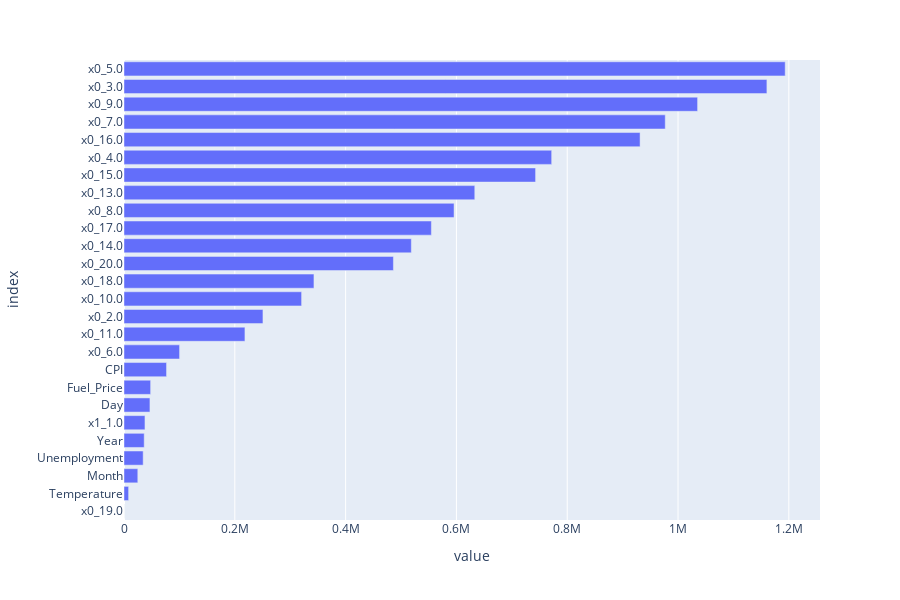

This figure's notebook cell:
### Code cell
import plotly.express as px
fig = px.bar(feature_importance, orientation = 'h')
fig.update_layout(showlegend = False, 
                  margin = {'l': 120}, # to avoid cropping of column names
                  height=600
                 )
fig.show()

### Figure 1 — Plotly figure (JSON) as saved in the notebook; plotly's stock layout.template omitted (floating-point values rounded to 4 significant figures)
{"data": [{"alignmentgroup": "True", "hovertemplate": "variable=coefficients<br>value=%{x}<br>index=%{y}<extra></extra>", "legendgroup": "coefficients", "marker": {"color": "#636efa", "pattern": {"shape": ""}}, "name": "coefficients", "offsetgroup": "coefficients", "orientation": "h", "showlegend": true, "textposition": "auto", "type": "bar", "x": [0, 8338.0, 24910.0, 34600.0, 36460.0, 37860.0, 46810.0, 48060.0, 76780.0, 100300.0, 218300.0, 250800.0, 320600.0, 342800.0, 486300.0, 518600.0, 554800.0, 595700.0, 633100.0, 742900.0, 771900.0, 931500.0, 976900.0, 1035000.0, 1160000.0, 1193000.0], "xaxis": "x", "y": ["x0_19.0", "Temperature", "Month", "Unemployment", "Year", "x1_1.0", "Day", "Fuel_Price", "CPI", "x0_6.0", "x0_11.0", "x0_2.0", "x0_10.0", "x0_18.0", "x0_20.0", "x0_14.0", "x0_17.0", "x0_8.0", "x0_13.0", "x0_15.0", "x0_4.0", "x0_16.0", "x0_7.0", "x0_9.0", "x0_3.0", "x0_5.0"], "yaxis": "y"}], "layout": {"barmode": "relative", "height": 600, "legend": {"title": {"text": "variable"}, "tracegroupgap": 0}, "margin": {"l": 120, "t": 60}, "showlegend": false, "xaxis": {"anchor": "y", "domain": [0, 1], "title": {"text": "value"}}, "yaxis": {"anchor": "x", "domain": [0, 1], "title": {"text": "index"}}}}
